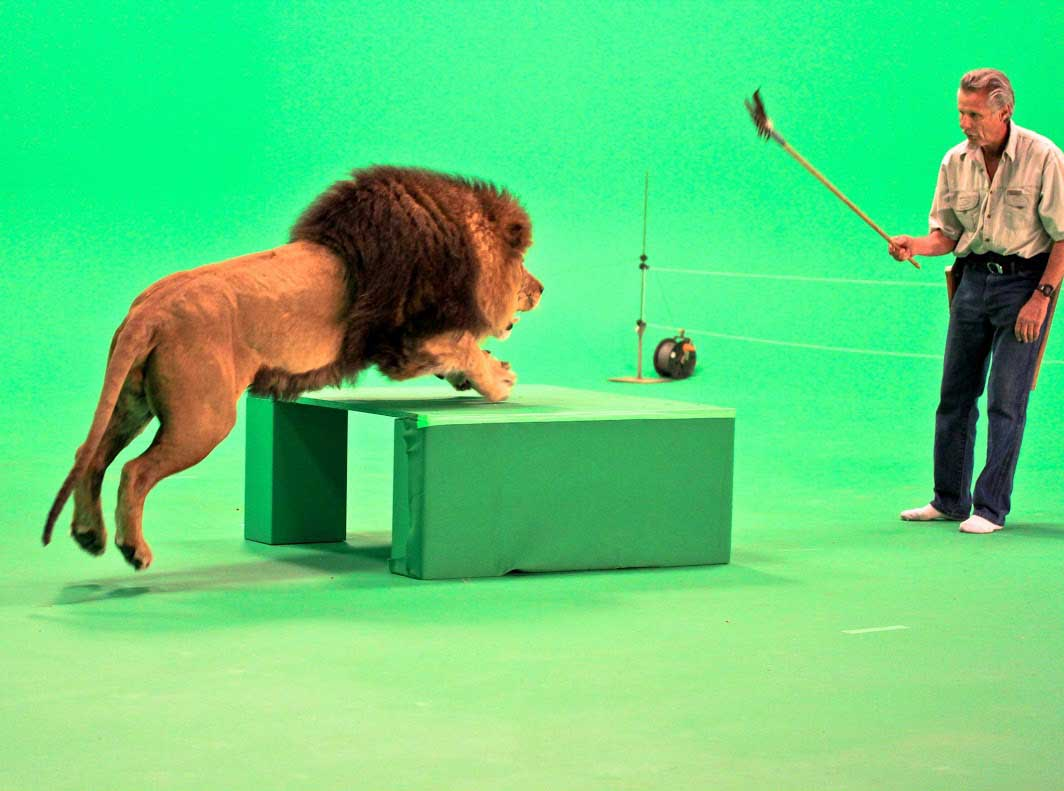
#> input picture lab_week3/01/lion.jpg, 1064 x 791 px
$ jupyter execute --allow-errors lab2.ipynb
#> lines starting #> are read from the running program, lines starting #| are printed output that depends on the picture; after the words box and inside, x2 and y2 are one past the last pixel; in counts of white or black regions, pixels touching at a corner belong together
[cell 1]
import numpy as np
import matplotlib.pyplot as plt
import cv2

# Problem 1

[cell 2]
# 1. Đọc và hiển thị ảnh I, J lên cùng một khung hình
image_I = cv2.imread('./01/lion.jpg')
#> image_I is the input picture: shape (791, 1064, 3); mean B, G, R 122.9, 209.5, 96.9
image_J = cv2.imread('./01/lionHSV.jpg')
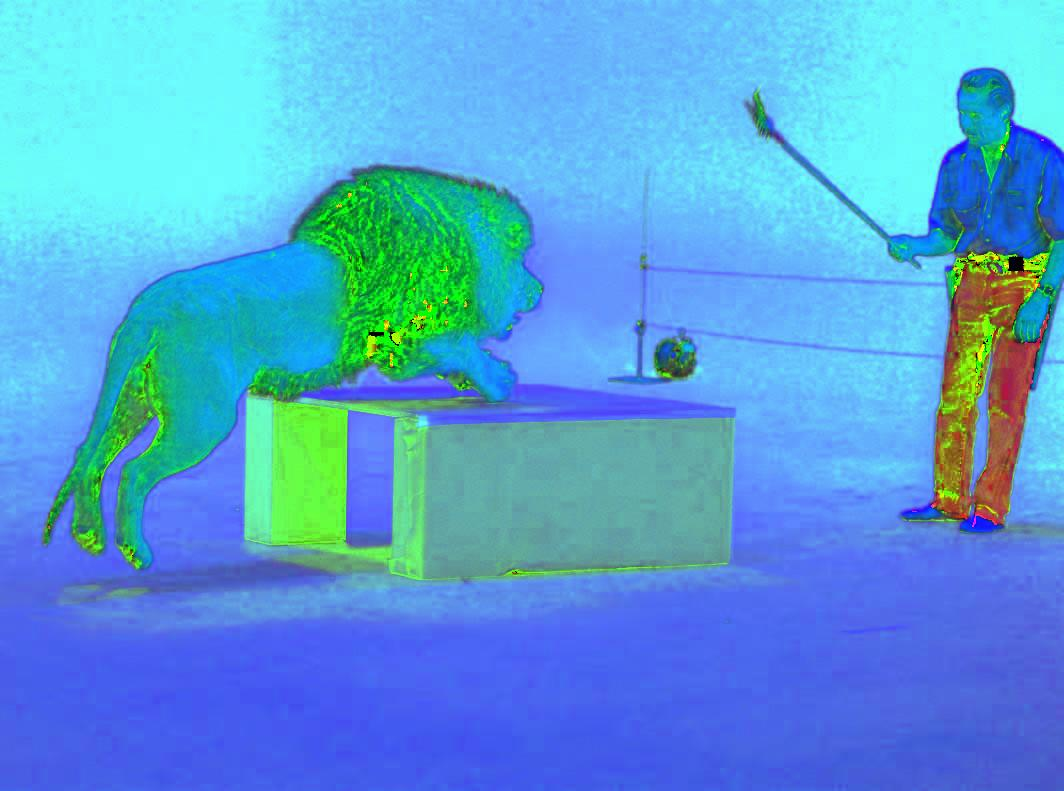
#> input picture lab_week3/01/lionHSV.jpg, 1064 x 791 px
#> image_J is the input picture: shape (791, 1064, 3); mean B, G, R 215.8, 159.6, 84.7

image_I = cv2.cvtColor(image_I, cv2.COLOR_BGR2RGB)
image_J = cv2.cvtColor(image_J, cv2.COLOR_BGR2RGB)

plt.figure(figsize=(12, 4))

plt.subplot(121)
plt.imshow(image_I)
plt.axis('off')

plt.subplot(122)
plt.imshow(image_J)
plt.axis('off')

plt.tight_layout()
plt.show()

# Problem 2

[cell 3]
image_J_h, image_J_s, image_J_v = cv2.split(image_J)
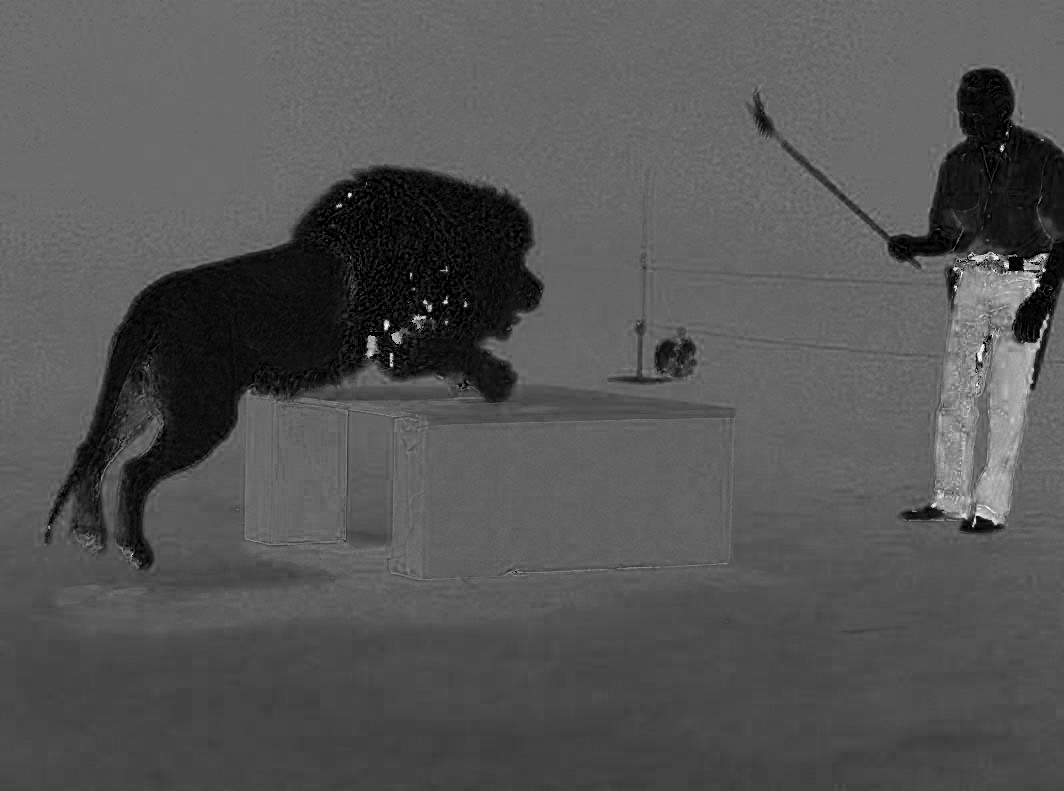
#> image_J_h: shape (791, 1064); min 0, max 255, mean 84.7
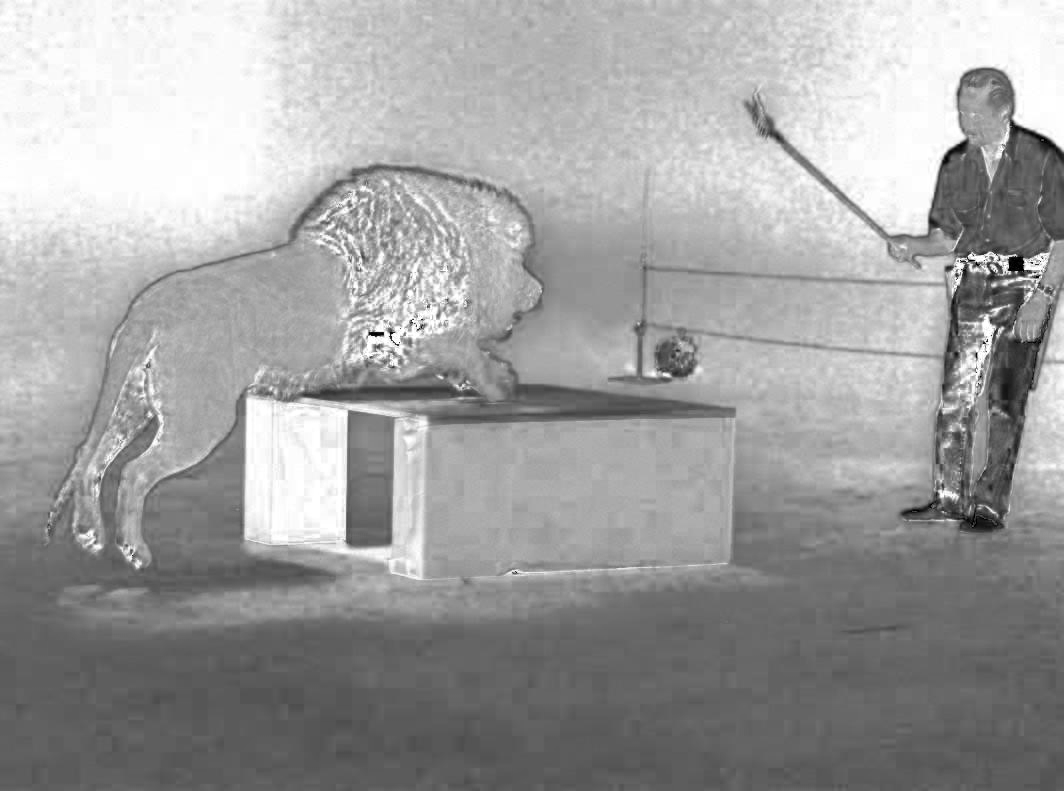
#> image_J_s: shape (791, 1064); min 0, max 255, mean 159.6
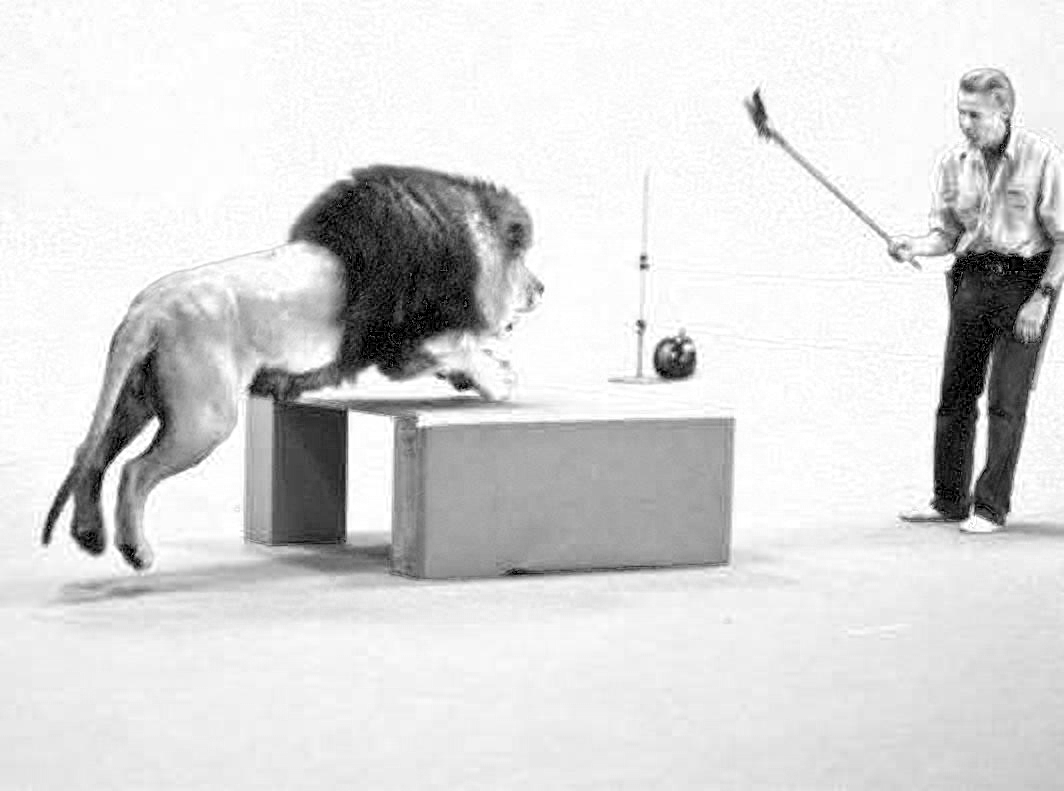
#> image_J_v: shape (791, 1064); min 0, max 255, mean 215.8

[cell 4]
image_J_h = image_J_h.astype(np.float64) / np.max(image_J_h)

[cell 5]
image_J_h

[cell 6]
image_J_h_Binary = np.where((image_J_h > 0.22) & (image_J_h < 0.45), 1, 0)
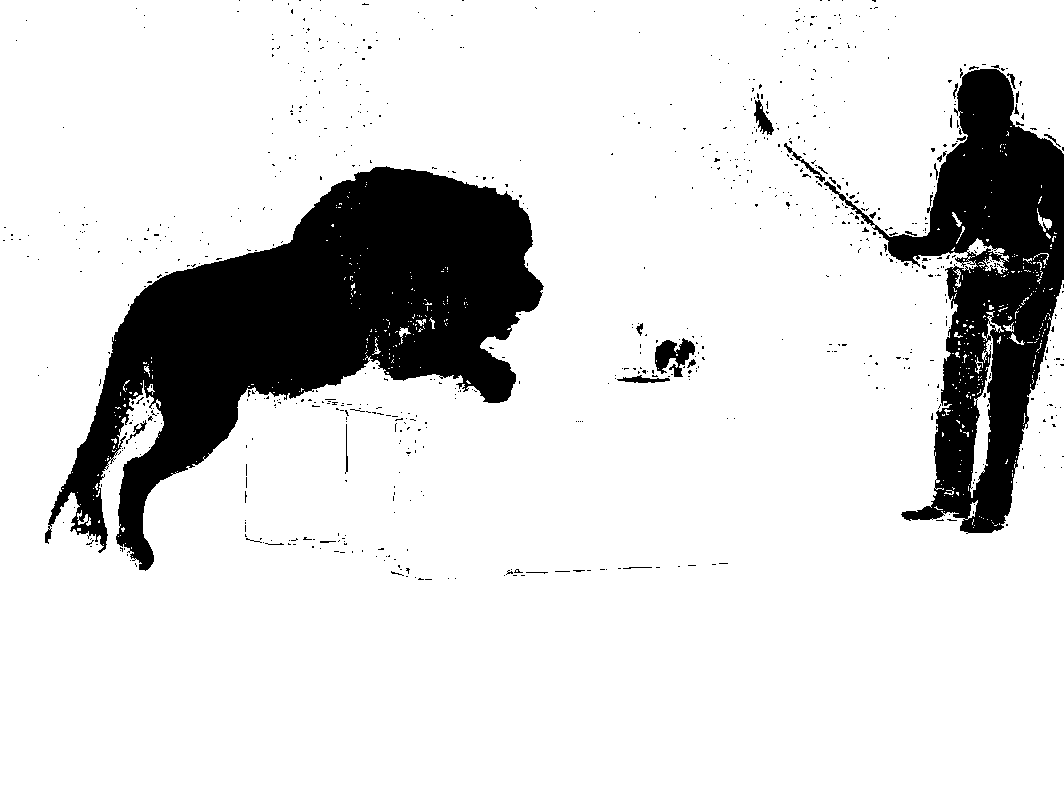
#> image_J_h_Binary: shape (791, 1064) int64; values 0 (black) and 1 (white), 85% white; 800 black regions (773 under 20 px), largest, box (x1, y1, x2, y2) and area: (45, 166, 544, 571) 80277, (824, 69, 1064, 534) 41156, (655, 338, 695, 377) 869

[cell 7]
np.count_nonzero(image_J_h_Binary == 0),  np.count_nonzero(image_J_h_Binary == 1)
#> Out = (126448, 715176)

[cell 8]
plt.imshow(image_J_h_Binary, cmap='gray')

# Problem 3

#> (a cell that did not finish here is left out)

#> (a cell that did not finish here is left out)

#> (a cell that did not finish here is left out)

[cell 12]
image_I.shape
#> Out = (791, 1064, 3)
